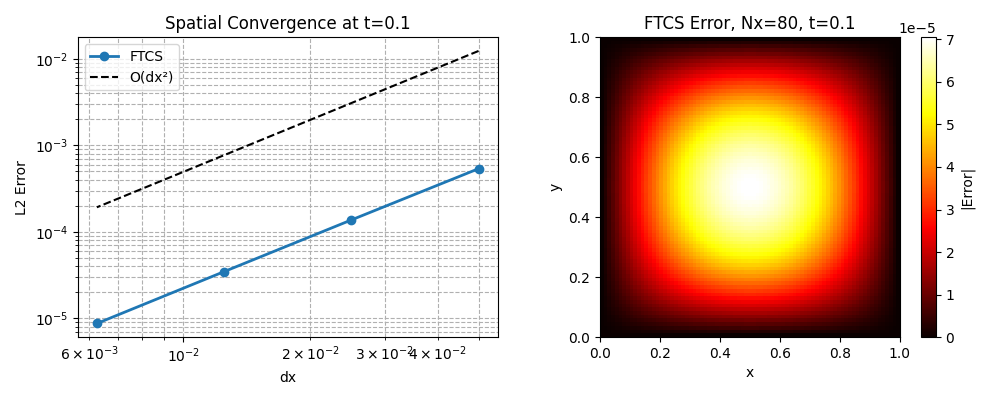

This chart was generated by the following Python code:
import numpy as np
import matplotlib.pyplot as plt

def solve_2d_ftcs(Nx, Ny, Nt, alpha, T, Lx=1.0, Ly=1.0):
    dx, dy = Lx/Nx, Ly/Ny
    dt = T/Nt
    rx, ry = alpha*dt/dx**2, alpha*dt/dy**2
    
    x = np.linspace(0, Lx, Nx+1)
    y = np.linspace(0, Ly, Ny+1)
    X, Y = np.meshgrid(x, y)
    
    u = np.sin(np.pi*X)*np.sin(np.pi*Y)
    u_new = np.copy(u)
    
    for n in range(Nt):
        u_new[1:-1,1:-1] = u[1:-1,1:-1] + rx*(u[1:-1,2:] - 2*u[1:-1,1:-1] + u[1:-1,:-2]) \
                                        + ry*(u[2:,1:-1] - 2*u[1:-1,1:-1] + u[:-2,1:-1])
        u_new[0,:] = u_new[-1,:] = u_new[:,0] = u_new[:,-1] = 0.0
        u[:] = u_new[:]
    
    return X, Y, u

def solve_2d_cn(Nx, Ny, Nt, alpha, T, Lx=1.0, Ly=1.0):
    dx, dy = Lx/Nx, Ly/Ny
    dt = T/Nt
    rx, ry = alpha*dt/(2*dx**2), alpha*dt/(2*dy**2)
    
    x = np.linspace(0, Lx, Nx+1)
    y = np.linspace(0, Ly, Ny+1)
    X, Y = np.meshgrid(x, y)
    
    u = np.sin(np.pi*X)*np.sin(np.pi*Y)
    
    for n in range(Nt):
        u_temp = np.copy(u)
        for it in range(50):  # bump to 50 for convergence
            u_new = np.copy(u_temp)
            u_new[1:-1,1:-1] = (u[1:-1,1:-1] + rx*(u_temp[1:-1,2:] + u_temp[1:-1,:-2]) 
                                           + ry*(u_temp[2:,1:-1] + u_temp[:-2,1:-1])) / (1+2*rx+2*ry)
            u_temp[:] = u_new[:]
        u[:] = u_new[:]
        u[0,:] = u[-1,:] = u[:,0] = u[:,-1] = 0.0
    
    return X, Y, u

def analytical_2d(X, Y, t, alpha=1.0):
    return np.exp(-2*alpha*np.pi**2*t)*np.sin(np.pi*X)*np.sin(np.pi*Y)

def convergence_study():
    Nx_list = [20, 40, 80, 160]
    T = 0.1
    alpha = 1.0
    
    errors_ftcs = []
    dx_list = []
    
    print(f"{'Nx':<6} {'dx':<8} {'L2 Error':<12} {'Rate'}")
    print("-"*35)
    
    prev_err = None
    for Nx in Nx_list:
        Ny = Nx
        dx = 1.0/Nx
        dx_list.append(dx)
        
        # Use dt = 0.25*dx² for stability and fair comparison
        dt = 0.25*alpha*dx**2
        Nt = int(np.ceil(T/dt))
        
        X, Y, u_num = solve_2d_ftcs(Nx, Ny, Nt, alpha, T)
        u_exact = analytical_2d(X, Y, T, alpha)
        err_l2 = np.sqrt(np.mean((u_num - u_exact)**2))
        errors_ftcs.append(err_l2)
        
        if prev_err is None:
            rate_str = "-"
        else:
            rate = np.log(prev_err/err_l2)/np.log(2)
            rate_str = f"{rate:.3f}"
        
        print(f"{Nx:<6} {dx:<8.4f} {err_l2:<12.3e} {rate_str}")
        prev_err = err_l2
    
    # Plot 1: Convergence
    plt.figure(figsize=(10,4))
    plt.subplot(1,2,1)
    plt.loglog(dx_list, errors_ftcs, 'o-', label='FTCS', linewidth=2)
    plt.loglog(dx_list, 1.234e-2*(np.array(dx_list)/0.05)**2, 'k--', label='O(dx²)')
    plt.xlabel('dx'); plt.ylabel('L2 Error'); plt.legend(); plt.grid(True, which='both', ls='--')
    plt.title('Spatial Convergence at t=0.1')
    
    # Plot 2: Heatmap of error - fix orientation
    Nx, Ny = 80, 80
    dt = 0.25*alpha*(1.0/Nx)**2
    Nt = int(np.ceil(T/dt))
    X, Y, u_ftcs = solve_2d_ftcs(Nx, Ny, Nt, alpha, T)
    u_exact = analytical_2d(X, Y, T, alpha)
    error_field = np.abs(u_ftcs - u_exact)
    
    plt.subplot(1,2,2)
    im = plt.imshow(error_field, cmap='hot', extent=[0,1,0,1], origin='lower', interpolation='nearest')
    plt.colorbar(im, label='|Error|')
    plt.xlabel('x'); plt.ylabel('y')
    plt.title(f'FTCS Error, Nx={Nx}, t=0.1')
    
    plt.tight_layout()
    plt.savefig('method_comparison.png', dpi=300, bbox_inches='tight')
    plt.show()

if __name__ == "__main__":
    convergence_study()
